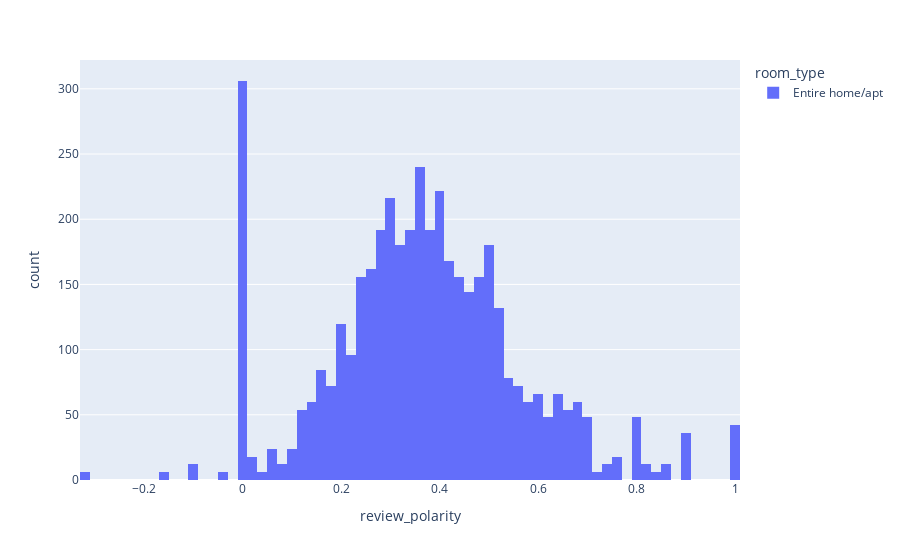

The notebook cell saved with this chart:
### Code cell
allston_neighbourhood_home = allston_neighbourhood.where("room_type == 'Entire home/apt'").toPandas()
fig = px.histogram(allston_neighbourhood_home, x="review_polarity", color='room_type')
fig.show()

### Figure 1 — Plotly figure (JSON) as saved in the notebook; plotly's stock layout.template omitted (floating-point values rounded to 4 significant figures; data arrays with more than 128 entries replaced by an {"elided": "..."} marker saying what was removed)
{"data": [{"alignmentgroup": "True", "bingroup": "x", "hovertemplate": "room_type=Entire home/apt<br>review_polarity=%{x}<br>count=%{y}<extra></extra>", "legendgroup": "Entire home/apt", "marker": {"color": "#636efa"}, "name": "Entire home/apt", "offsetgroup": "Entire home/apt", "orientation": "v", "showlegend": true, "type": "histogram", "x": {"elided": "4410 str values"}, "xaxis": "x", "yaxis": "y"}], "layout": {"barmode": "relative", "legend": {"title": {"text": "room_type"}, "tracegroupgap": 0}, "margin": {"t": 60}, "xaxis": {"anchor": "y", "domain": [0, 1], "title": {"text": "review_polarity"}}, "yaxis": {"anchor": "x", "domain": [0, 1], "title": {"text": "count"}}}}
